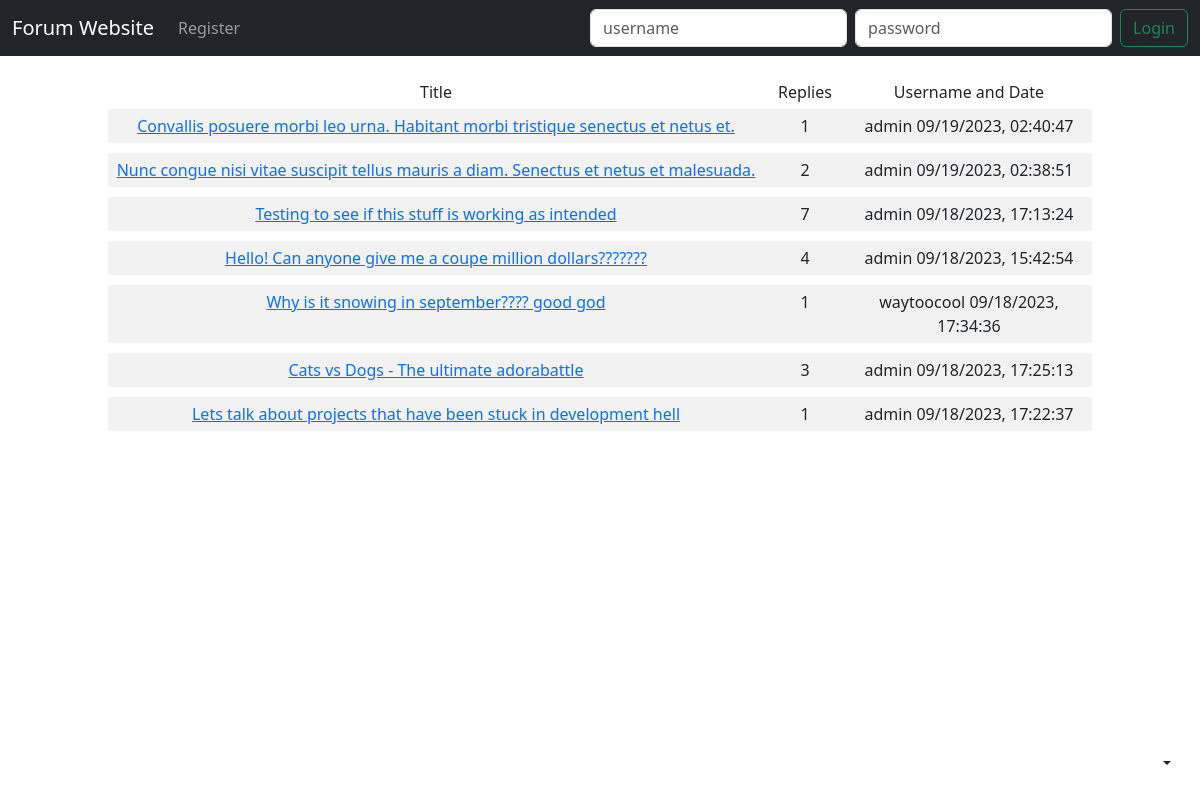
Before: / with the older database file.
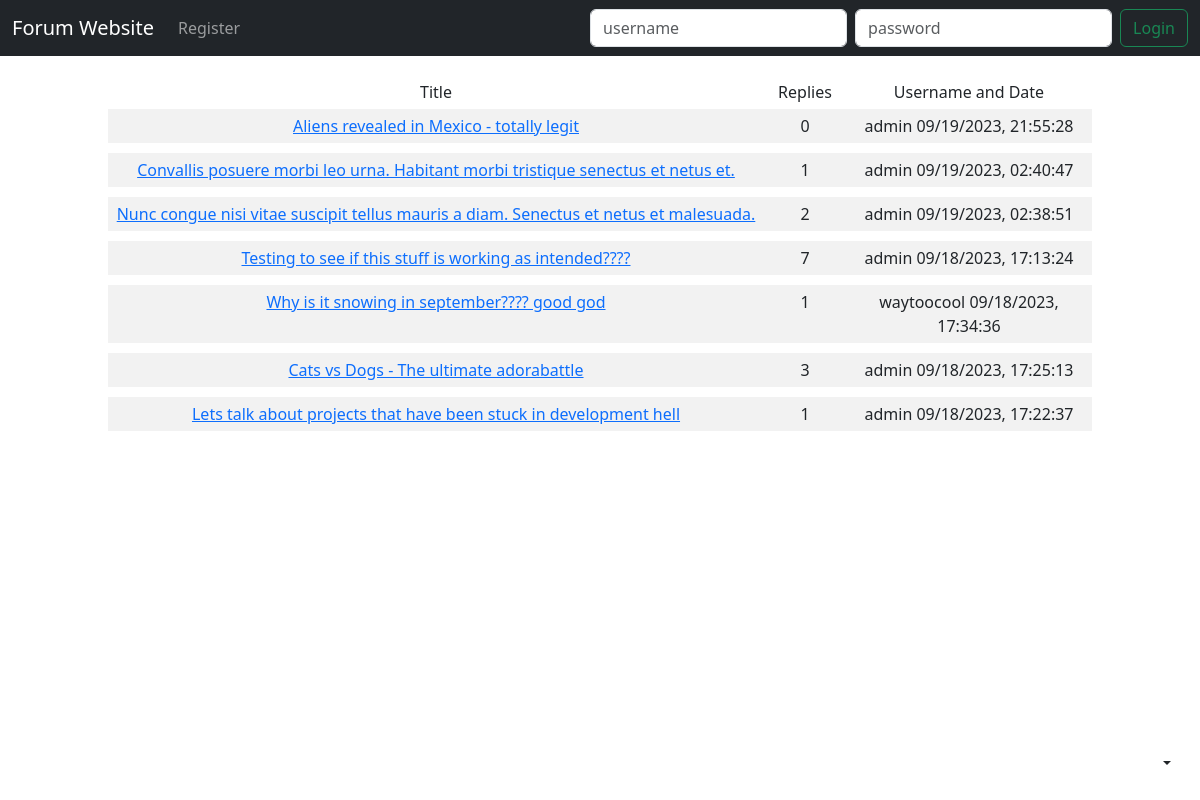
After: the same page with the newer database file.
### main.py (models this page shows)
class Post(UserMixin, db.Model):
    __tablename__ = "posts"
    post_id = db.Column(db.Integer, primary_key=True)
    title = db.Column(db.String(50), nullable=False)
    body = db.Column(db.String(1000), nullable=False)
    date = db.Column(db.String(50), nullable=False)
    reply_count = db.Column(db.Integer, nullable=False)
    last_reply = db.Column(db.String(50), nullable=False)
    author_id = db.Column(db.String(30), db.ForeignKey('users.username'), nullable=False)

### main.py (the view)
@app.route("/", methods=["GET", "POST"])
def home_page():
    page_title = "Home Page"
    all_posts = db.session.query(Post).order_by(Post.last_reply.desc()).all()
    return render_template("index.html", page_title=page_title, current_user=current_user, all_posts=all_posts)

### templates/index.html (shortened to what this page needs)
{% include "header.html" %}
<div id="main-content">
    <div class="row mb-3 text-center">
        <div class="col-md-8 themed-grid-col">Title</div>
        <div class="col-md-1 themed-grid-col">Replies</div>
      <div class="col-md-3 themed-grid-col">Username and Date</div>
        {% for post in all_posts %}
        <div class="col-md-8 themed-grid-col index-style"><a href="show_post/{{ post.post_id }}">{{ post.title }}</a></div>
        <div class="col-md-1 themed-grid-col index-style">{{ post.reply_count }}</div>
        <div class="col-md-3 themed-grid-col index-style">{{ post.author_id }} {{ post.date }}</div>
        {% endfor %}
    </div>
</div>
</body>
</html>

Changed rows visible on the page:
removed Post: title "Hello! Can anyone give me a coupe million dollars???????", reply_count "4", author_id "admin", date "09/18/2023, 15:42:54"
added Post: title "Aliens revealed in Mexico - totally legit", reply_count "0", author_id "admin", date "09/19/2023, 21:55:28"
changed Post: title "Testing to see if this stuff is working as intended" → "Testing to see if this stuff is working as intended????"
